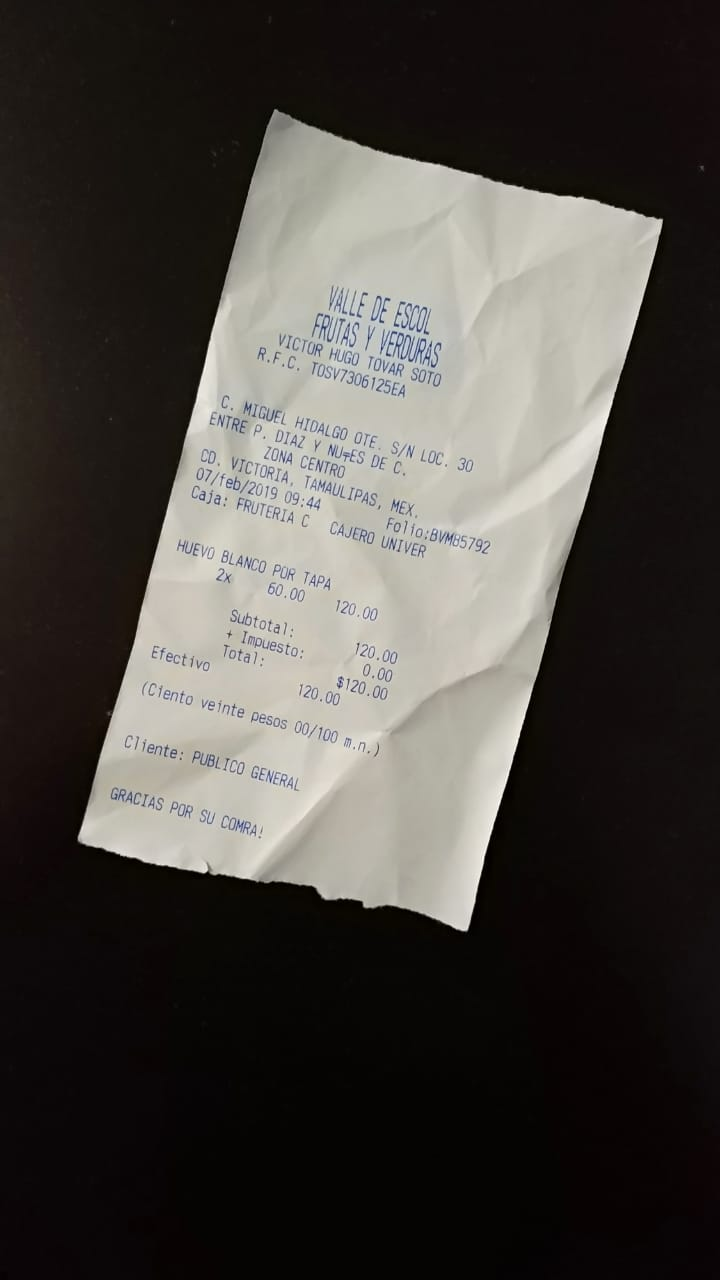
#> input picture x1.jpg, 720 x 1280 px
$ python sheet.py
#> lines starting #> are read from the running program, lines starting #| are printed output that depends on the picture; after the words box and inside, x2 and y2 are one past the last pixel; in counts of white or black regions, pixels touching at a corner belong together
#> further down, img is the input picture: shape (1280, 720, 3); mean B, G, R 64.7, 68.8, 72.4
#!/usr/bin/python3
# 2017.12.20 10:47:28 CST
# 2017.12.20 11:29:30 CST

import cv2
import numpy as np
import matplotlib.pyplot as plt
import subprocess as bash
import time

#Retorna el poligono donde cabe la hoja y la deteccion
def getsheet(img):
    ##(2) convert to hsv-space, then split the channels
    hsv = cv2.cvtColor(img, cv2.COLOR_BGR2HSV)
#> hsv: shape (1280, 720, 3); mean H, S, V 34.7, 82, 72.7
    h,s,v = cv2.split(hsv)

    ##(3) threshold the S channel using adaptive method(`THRESH_OTSU`) or fixed thresh
    th, threshed = cv2.threshold(s, 50, 255,
                                 cv2.THRESH_BINARY_INV+cv2.THRESH_OTSU)
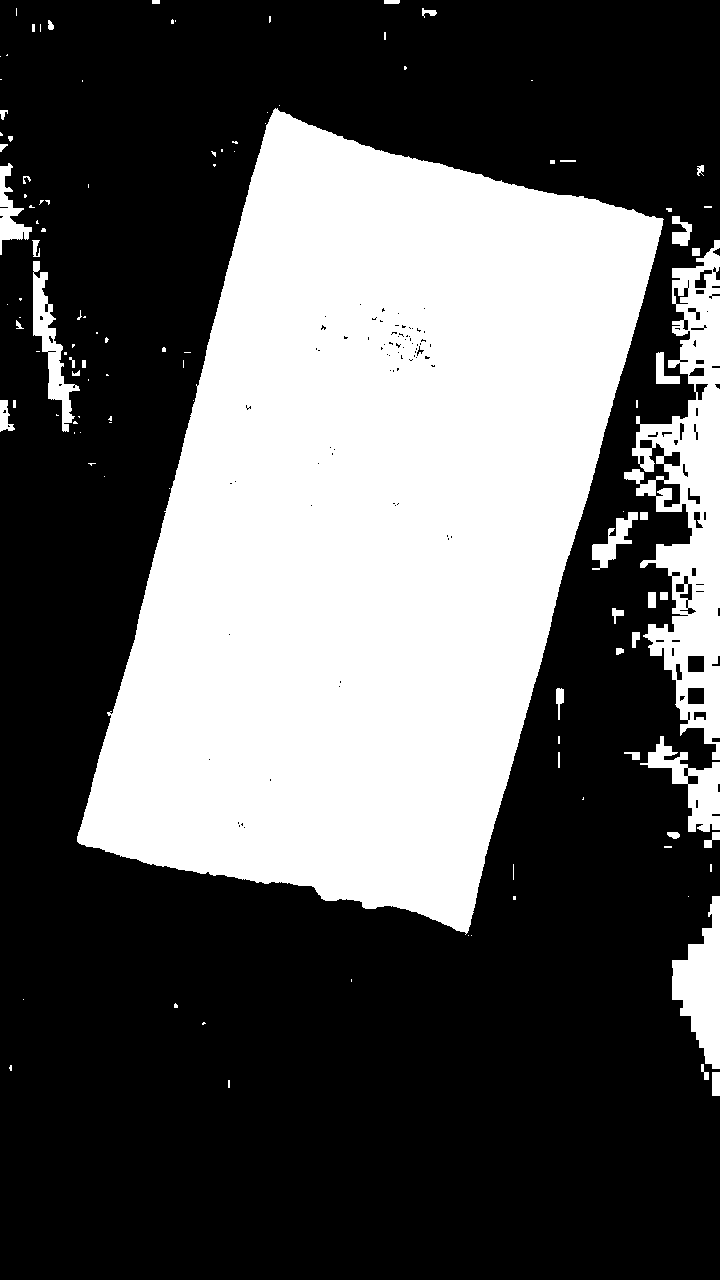
#> threshed: shape (1280, 720); 36.5% white; 115 white regions (72 under 20 px)
#> th = 69

    #cv2.imshow("th",threshed)

    ##(4) find all the external contours on the threshed S
    cnts = cv2.findContours(threshed, cv2.RETR_EXTERNAL, cv2.CHAIN_APPROX_SIMPLE)[-2]
#> cnts = 115 contours, 83 with area under 20; largest, box (x1, y1, x2, y2) and area: (77, 108, 664, 935) 298138, (624, 240, 720, 760) 23174, (672, 896, 720, 1069) 4488, (640, 736, 720, 832) 2680, (33, 261, 80, 432) 2246
    canvas  = img.copy()
    #cv2.drawContours(canvas, cnts, -1, (0,255,0), 1)

    ## sort and choose the largest contour
    cnts = sorted(cnts, key = cv2.contourArea)
    cnt = cnts[-1]
#> cnt = contour of 1206 points, box (x1, y1, x2, y2) (77, 108, 664, 935), area 298138

    ## approx the contour, so the get the corner points
    arclen = cv2.arcLength(cnt, True)
#> arclen = 2534.8
    approx = cv2.approxPolyDP(cnt, 0.02* arclen, True)
#> approx = [[275, 108], [77, 841], [465, 934], [663, 219]]
    cv2.drawContours(canvas, [cnt], -1, (255,0,0), 1, cv2.LINE_AA)
    #cv2.imshow("c1",canvas)
    cv2.drawContours(canvas, [approx], -1, (0, 0, 255), 1, cv2.LINE_AA)
    approx = approx.reshape(approx.shape[0],2)

    return approx,canvas

#Retorna el ticket recortado y rotado
def cropSkew(img):
    #Se obtiene el poligono y el resultado de hoja detectada
    poly, z = getsheet(img)
#> poly = [[275, 108], [77, 841], [465, 934], [663, 219]]
    #Se calcula el angulo
    angle = np.arctan((poly[1,1]-poly[0,1])/(poly[1,0]-poly[0,0]))
#> angle = -1.31
    angle = np.rad2deg(angle)
#> angle = -74.88
    angle += 90
#> angle = 15.12
    rows = img.shape[0]
#> rows = 1280
    cols = img.shape[1]
#> cols = 720
    #Se rota la imagen original
    M = cv2.getRotationMatrix2D((cols/2,rows/2),angle,1)
#> M = [[0.965, 0.261, -154.4], [-0.261, 0.965, 116]]
    dst = cv2.warpAffine(img,M,(cols,rows))
    rows = dst.shape[0]
    cols = dst.shape[1]
    #De la imagen rotada se obtiene de nuevo la hoja
    poly, z = getsheet(dst)
#> in getsheet (call 2), `hsv = cv2.cvtColor(img, cv2.COLOR_BGR2HSV)`: hsv: shape (1280, 720, 3); mean H, S, V 27.8, 68.5, 70.2
#> in getsheet (call 2), `h,s,v = cv2.split(hsv)`:
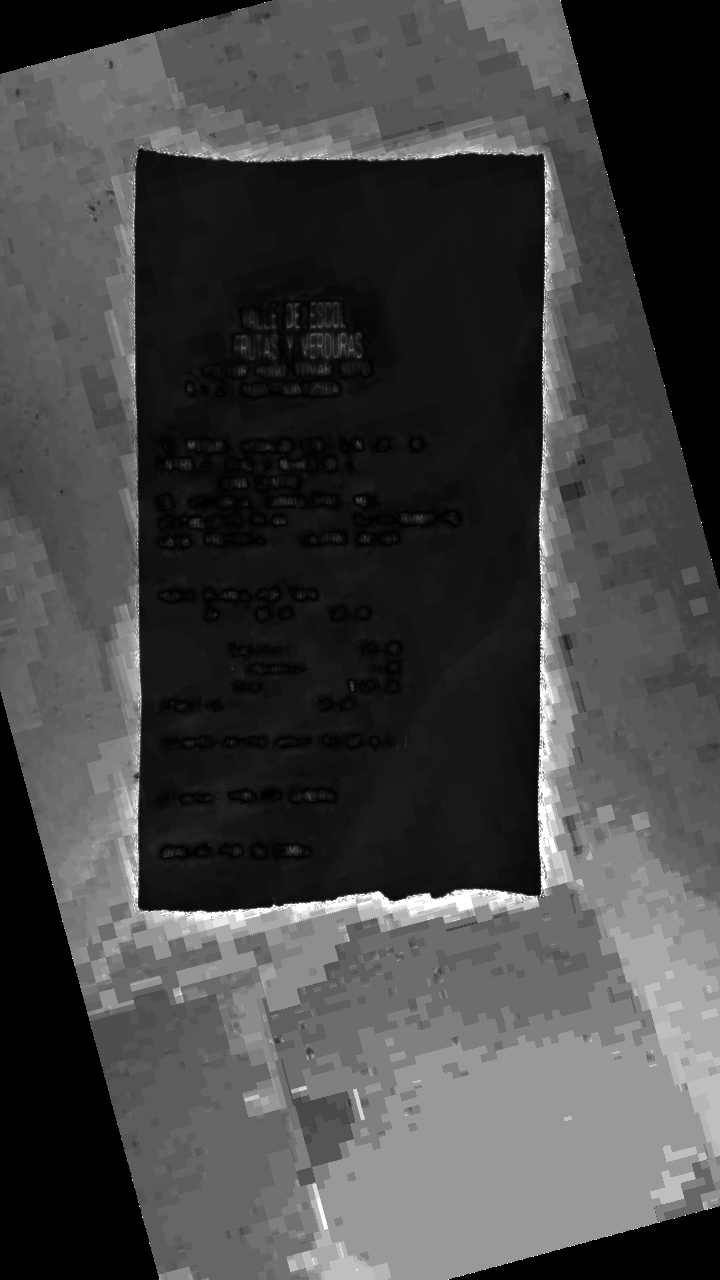
#> s: shape (1280, 720); min 0, max 255, mean 68.5
#> in getsheet (call 2), `th, threshed = cv2.threshold(s, 50, 255, cv2.THRESH_BINARY_INV+cv2.THR..`: threshed: shape (1280, 720); 46.2% white; 133 white regions (92 under 20 px)
#> in getsheet (call 2), `th, threshed = cv2.threshold(s, 50, 255, cv2.THRESH_BINARY_INV+cv2.THR..`: th = 64
#> in getsheet (call 2), `cnts = cv2.findContours(threshed, cv2.RETR_EXTERNAL, cv2.CHAIN_APPROX_..`: cnts = 133 contours, 103 with area under 20; largest, box (x1, y1, x2, y2) and area: (134, 149, 545, 912) 298352, (561, 0, 720, 626) 55758, (0, 692, 159, 1280) 46395, (0, 0, 272, 74) 9884, (449, 1206, 720, 1280) 9790
#> in getsheet (call 2), `cnt = cnts[-1]`: cnt = contour of 768 points, box (x1, y1, x2, y2) (134, 149, 545, 912), area 298352
#> in getsheet (call 2), `arclen = cv2.arcLength(cnt, True)`: arclen = 2506.8
#> in getsheet (call 2), `approx = cv2.approxPolyDP(cnt, 0.02* arclen, True)`: approx = [[139, 149], [139, 907], [538, 896], [542, 154]]
#> in getsheet (call 2), `cv2.drawContours(canvas, [approx], -1, (0, 0, 255), 1, cv2.LINE_AA)`:
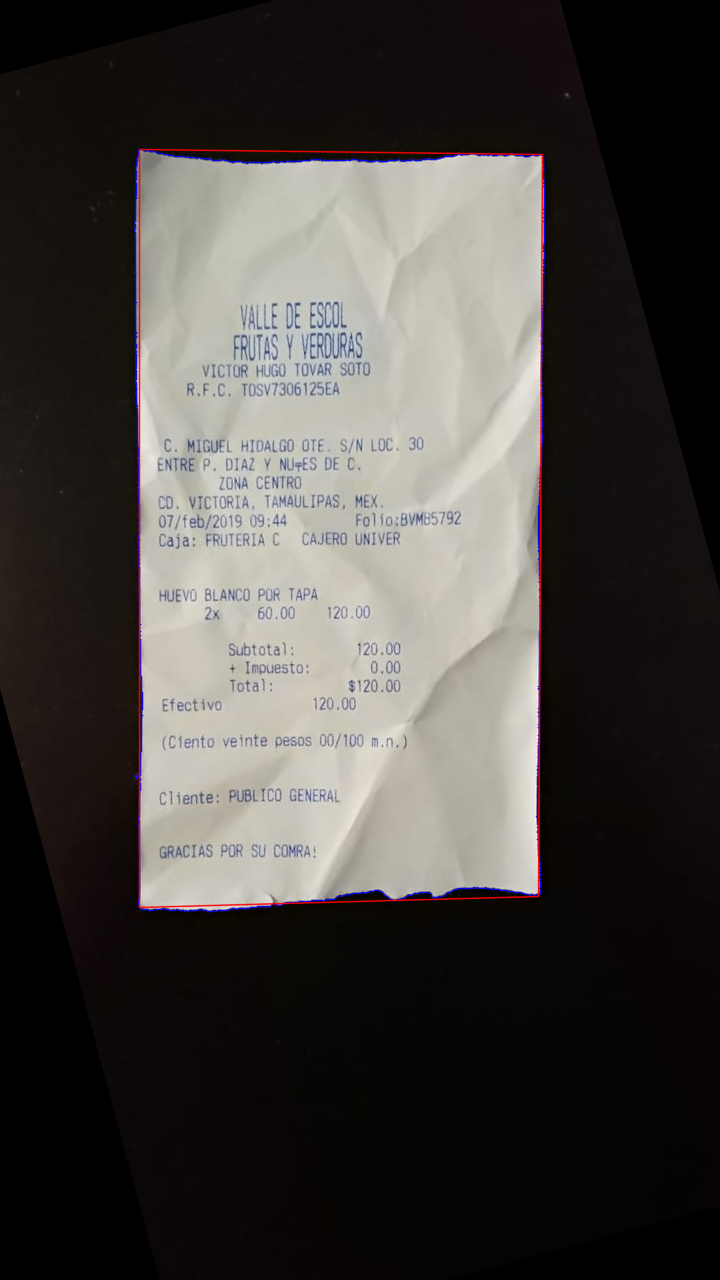
#> canvas: shape (1280, 720, 3); mean B, G, R 63.2, 66.5, 70.2
#> poly = [[139, 149], [139, 907], [538, 896], [542, 154]]
    #Se obtiene un recortado provisional
    crop = dst[np.min(poly[:,1]):np.max(poly[:,1]),np.min(poly[:,0]):np.max(poly[:,0])]
    if crop.shape[0]<crop.shape[1]:
        crop = np.rot90(crop)
        crop = np.rot90(crop)
        crop = np.rot90(crop)

    #Para obtener solamente area con hoja
    #Quitar porcentaje de la respuesta (no es muy bueno)
    #r,c,x = crop.shape
    #r,c = int(r*.05) , int(c*.05)
    #crop = crop[r:-r,c:-c]


    #Para quitar pixeles negros de las orillas
    hsv = cv2.cvtColor(crop, cv2.COLOR_BGR2HSV)
#> hsv: shape (758, 403, 3); mean H, S, V 32.7, 21.7, 186.7
    h,s,v = cv2.split(hsv)
#> h: shape (758, 403)
#> s: shape (758, 403)
#> v: shape (758, 403)
    th, threshed = cv2.threshold(s, 50, 255,
                                 cv2.THRESH_BINARY_INV)
#> threshed: shape (758, 403); 97.1% white; 112 black regions (102 under 20 px), largest, box (x1, y1, x2, y2) and area: (132, 318, 403, 758) 4191, (4, 0, 403, 14) 3708, (0, 478, 3, 627) 267

    #Se hace una media de todas las orillas, y se borra la que tenga mas
    #negros, se realiza el bucle hasta que ya no haya pixeles negros en las
    #orillas
    means = [0,0,0,0]
    #while not np.all([np.all(threshed[0,:]),np.all(threshed[:,0]), np.all(threshed[:,-1]), np.all(threshed[-1,:])]):
    while means != [255,255,255,255]:
        means = [np.mean(threshed[0,:]), #top
                 np.mean(threshed[:,0]), #left
                 np.mean(threshed[:,-1]), #right
                 np.mean(threshed[-1,:])] #bottom
        op = np.argmin(means)

        #Croping top
        if op == 0:
            crop = crop[1:,:]
            threshed = threshed[1:,:]
        #Cropping left side
        if op == 1:
            crop = crop[:,1:]
            threshed = threshed[:,1:]
        #Cropping right
        if op == 2:
            crop = crop[:,:-1]
            threshed = threshed[:,:-1]
        #Cropping bottom
        if op == 3:
            crop = crop[:-1,:]
            threshed = threshed[:-1,:]
#> this loop made 42 passes
#> (means, op) on passes 1 to 12: ([2.53, 197.1, 105, 83.52], 0), ([4.43, 197.1, 105.1, 83.52], 0), ([10.12, 197, 105.2, 83.52], 0), ([11.39, 196.9, 105.4, 83.52], 0), ([15.82, 196.8, 105.5, 83.52], 0), ([35.43, 196.8, 105.7, 83.52], 0), ([70.24, 196.7, 105.5, 83.52], 0), ([89.85, 196.6, 105.3, 83.52], 3), ([89.85, 196.5, 105.4, 87.32], 3), ([89.85, 196.4, 105.5, 89.85], 0), ([97.44, 196.4, 105.3, 89.85], 3), ([97.44, 196.3, 105.5, 91.75], 3)
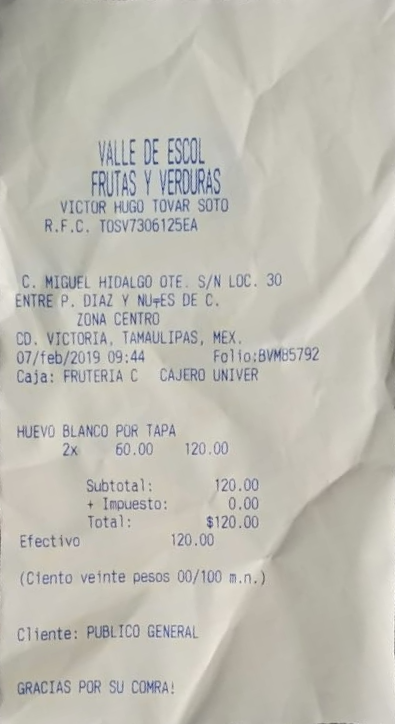
#> crop: shape (724, 395, 3); mean B, G, R 179.9, 189, 190.9
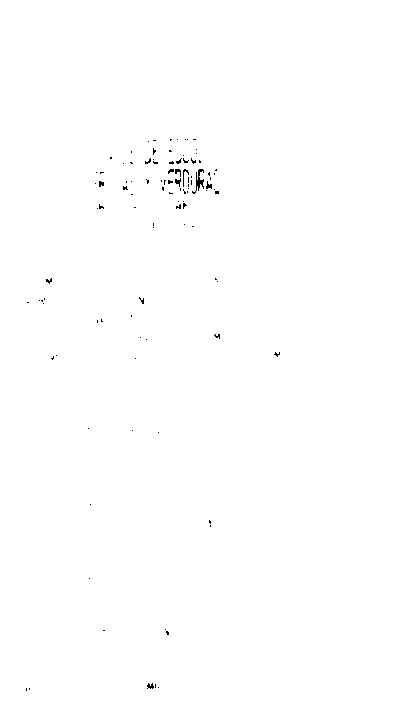
#> threshed: shape (724, 395); 99.7% white; black in thin lines or dots, all inside (x1, y1, x2, y2) = (26, 139, 280, 691)
    return crop


if __name__ == "__main__":
    img = cv2.imread("x1.jpg")

    crop = cropSkew(img)


    YCrCb = cv2.cvtColor(crop, cv2.COLOR_BGR2YCrCb)
#> YCrCb: shape (724, 395, 3); mean of channels 0, 1, 2 188.5, 129.7, 123.2
    gray,_,_ = cv2.split(YCrCb)
    th, threshed = cv2.threshold(gray, 200, 255,
                                cv2.THRESH_BINARY_INV+cv2.THRESH_OTSU)
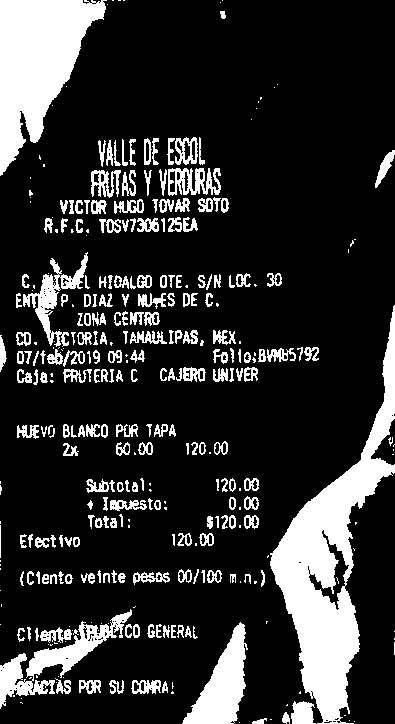
#> threshed: shape (724, 395); 18.5% white; 339 white regions (115 under 20 px), largest, box (x1, y1, x2, y2) and area: (270, 305, 395, 724) 15596, (0, 0, 107, 176) 10237, (182, 622, 248, 724) 3161
#> th = 177

    #gray = cv2.blur(gray,(5,5))
    th3 = cv2.adaptiveThreshold(gray,255,cv2.ADAPTIVE_THRESH_GAUSSIAN_C,\
                                cv2.THRESH_BINARY_INV,11,2)
#> th3: shape (724, 395); 9.5% white in thin lines or dots

    anded = cv2.bitwise_and(th3,threshed)
#> anded: shape (724, 395); 6.7% white in thin lines or dots

    # [15 lines of commented-out code are left out]
    x4 = cv2.resize(anded, None, fx=4,fy=4)
    x4 = cv2.erode(anded,np.ones((3,3),dtype=np.uint8))
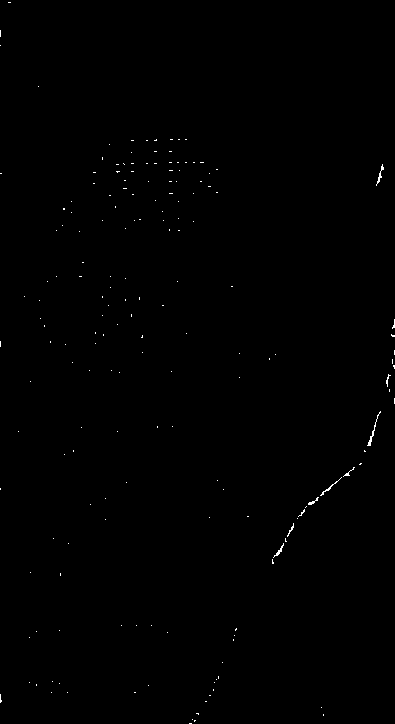
#> x4: shape (724, 395); 0.23% white in thin lines or dots
    cv2.imwrite("out.png",x4)
    print ("out.png guardado en raiz\nPasando por tesseract...")
    time.sleep(0.2)
    bash.check_output("tesseract -l spa out.png out", shell=True)
#> (this line was passed over: subprocess is not available in this run)
    time.sleep(0.2)

#> (the run stopped early here; a loop or call above may not have finished)

$ run again, with x2.jpg copied over x1.jpg
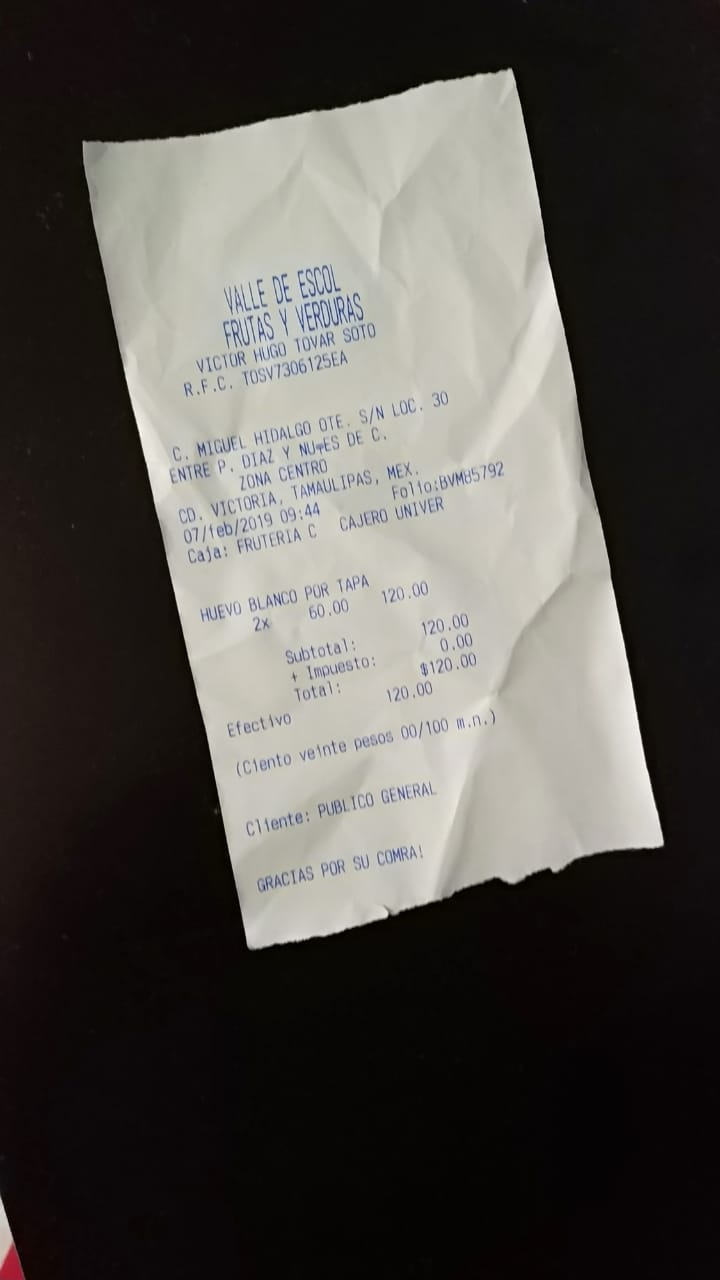
#> input picture x2.jpg, 720 x 1280 px
#> img is the input picture: shape (1280, 720, 3); mean B, G, R 75.2, 79.3, 82.3
#> in getsheet, `th, threshed = cv2.threshold(s, 50, 255, cv2.THRESH_BINARY_INV+cv2.THR..`:
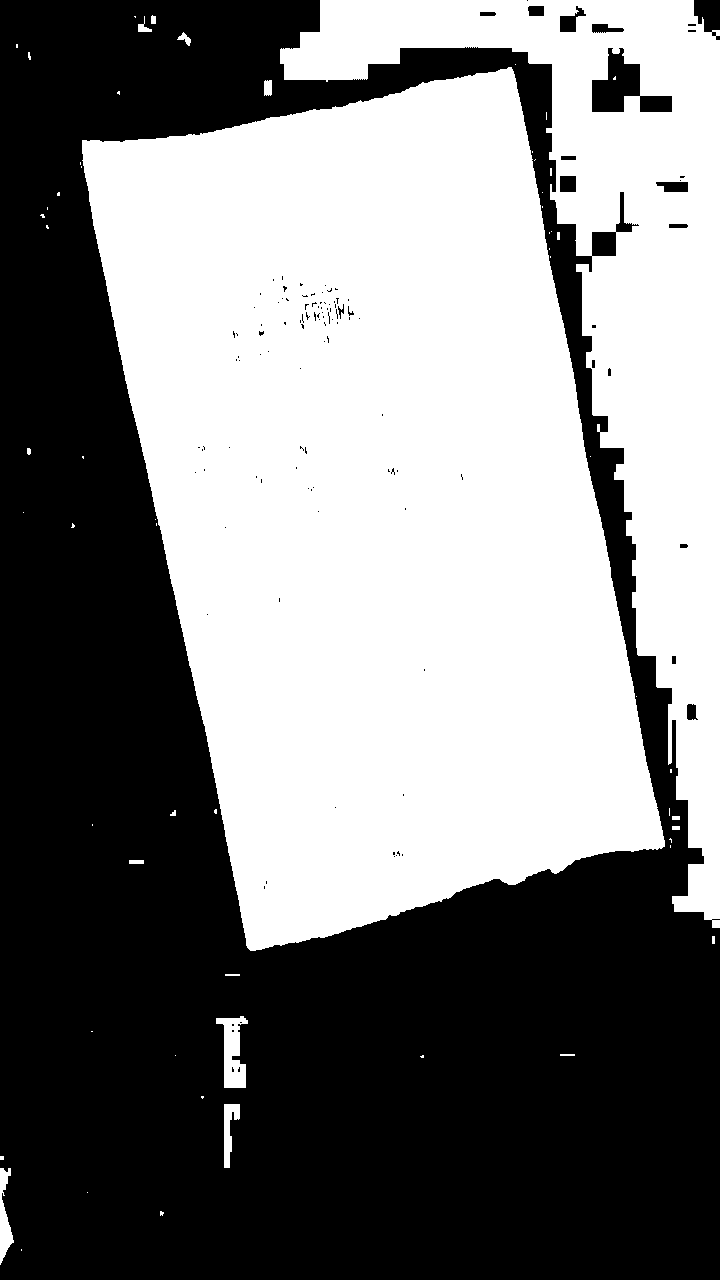
#> threshed: shape (1280, 720); 49.7% white; 61 white regions (43 under 20 px)
#> in getsheet, `th, threshed = cv2.threshold(s, 50, 255, cv2.THRESH_BINARY_INV+cv2.THR..`: th = 68
#> cnts = 60 contours, 48 with area under 20; largest, box (x1, y1, x2, y2) and area: (82, 67, 665, 951) 347372, (280, 0, 720, 928) 109848, (216, 1016, 248, 1088) 1211, (0, 1168, 14, 1265) 590, (224, 1104, 240, 1168) 472
#> cnt = contour of 1038 points, box (x1, y1, x2, y2) (82, 67, 665, 951), area 347372
#> arclen = 2676.9
#> approx = [[511, 67], [82, 140], [250, 950], [664, 846]]
#> in cropSkew, `angle = np.arctan((poly[1,1]-poly[0,1])/(poly[1,0]-poly[0,0]))`: angle = -0.169
#> in cropSkew, `angle = np.rad2deg(angle)`: angle = -9.66
#> in cropSkew, `angle += 90`: angle = 80.34
#> M = [[0.168, 0.986, -331.3], [-0.986, 0.168, 887.5]]
#> cnts = 12 contours, 7 with area under 20; largest, box (x1, y1, x2, y2) and area: (0, 374, 649, 831) 271578, (0, 0, 720, 374) 249909, (0, 945, 720, 1280) 195894, (0, 345, 20, 363) 276, (653, 342, 662, 351) 48
#> in cropSkew, `poly, z = getsheet(dst)`: poly = [[615, 377], [0, 390], [0, 830], [646, 802]]
#> the loop in cropSkew, `while means != [255,255,255,255]:` made 91 passes
#> (means, op) on passes 1 to 8: ([242.1, 14.21, 27.24, 52.35], 1), ([242, 24.87, 27.24, 52.47], 1), ([242, 32.37, 27.24, 52.58], 2), ([242.5, 32.37, 31.97, 52.7], 2), ([243.1, 32.37, 71.05, 52.82], 1), ([243, 37.89, 71.05, 52.94], 1), ([243, 42.63, 71.05, 53.05], 1), ([243, 47.76, 71.05, 53.17], 1)
#> YCrCb: shape (595, 413, 3); mean of channels 0, 1, 2 191.2, 129.4, 124
#> `th, threshed = cv2.threshold(gray, 200, 255, cv2.THRESH_BINARY_INV+cv2..`: th = 170
#> th3: shape (595, 413); 10.3% white in thin lines or dots
#> anded: shape (595, 413); 6.9% white in thin lines or dots
#> `x4 = cv2.erode(anded,np.ones((3,3),dtype=np.uint8))`:
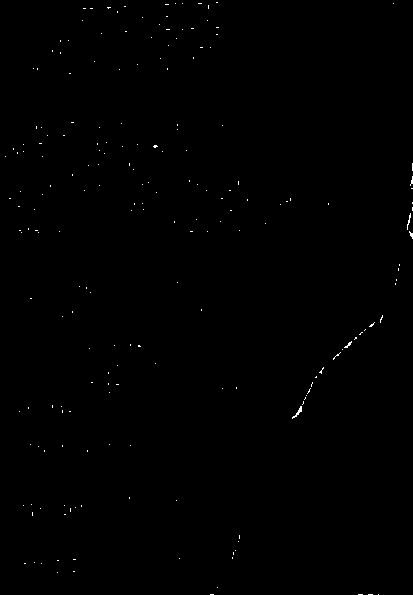
#> x4: shape (595, 413); 0.22% white in thin lines or dots
